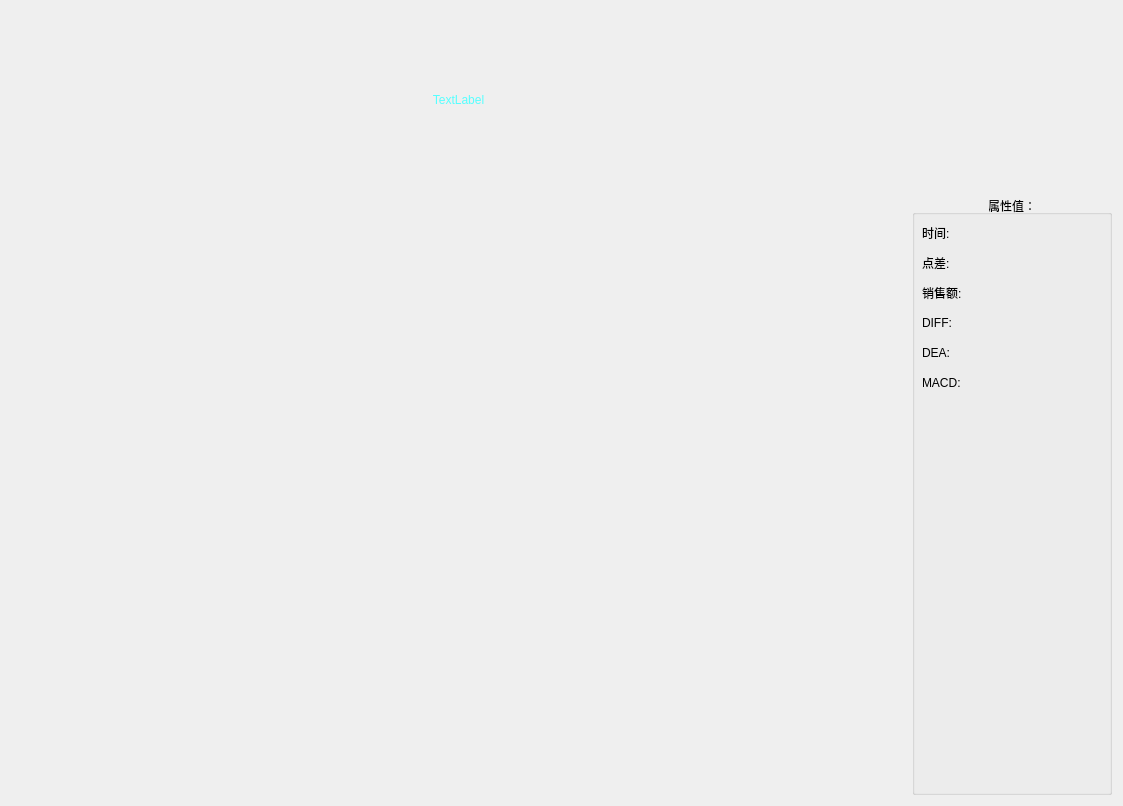
<?xml version="1.0" encoding="UTF-8"?>
<ui version="4.0">
 <class>ChartForm</class>
 <widget class="QWidget" name="ChartForm">
  <property name="geometry">
   <rect>
    <x>0</x>
    <y>0</y>
    <width>1123</width>
    <height>806</height>
   </rect>
  </property>
  <property name="minimumSize">
   <size>
    <width>100</width>
    <height>400</height>
   </size>
  </property>
  <property name="windowTitle">
   <string>Form</string>
  </property>
  <layout class="QGridLayout" name="gridLayout_2">
   <item row="2" column="0">
    <layout class="QGridLayout" name="gridLayout">
     <property name="topMargin">
      <number>0</number>
     </property>
     <property name="rightMargin">
      <number>5</number>
     </property>
     <property name="spacing">
      <number>10</number>
     </property>
    </layout>
   </item>
   <item row="2" column="2">
    <widget class="QGroupBox" name="groupBox">
     <property name="minimumSize">
      <size>
       <width>200</width>
       <height>600</height>
      </size>
     </property>
     <property name="maximumSize">
      <size>
       <width>100</width>
       <height>4000</height>
      </size>
     </property>
     <property name="mouseTracking">
      <bool>false</bool>
     </property>
     <property name="title">
      <string>属性值：</string>
     </property>
     <property name="alignment">
      <set>Qt::AlignCenter</set>
     </property>
     <property name="flat">
      <bool>true</bool>
     </property>
     <property name="checkable">
      <bool>false</bool>
     </property>
     <widget class="QLabel" name="TimeLabel">
      <property name="geometry">
       <rect>
        <x>10</x>
        <y>30</y>
        <width>180</width>
        <height>16</height>
       </rect>
      </property>
      <property name="minimumSize">
       <size>
        <width>180</width>
        <height>0</height>
       </size>
      </property>
      <property name="text">
       <string>时间:</string>
      </property>
     </widget>
     <widget class="QLabel" name="StrategyValue_Label">
      <property name="geometry">
       <rect>
        <x>10</x>
        <y>60</y>
        <width>180</width>
        <height>16</height>
       </rect>
      </property>
      <property name="minimumSize">
       <size>
        <width>180</width>
        <height>0</height>
       </size>
      </property>
      <property name="text">
       <string>点差:</string>
      </property>
     </widget>
     <widget class="QLabel" name="VotRunover_Label">
      <property name="geometry">
       <rect>
        <x>10</x>
        <y>90</y>
        <width>180</width>
        <height>16</height>
       </rect>
      </property>
      <property name="minimumSize">
       <size>
        <width>180</width>
        <height>0</height>
       </size>
      </property>
      <property name="text">
       <string>销售额:</string>
      </property>
     </widget>
     <widget class="QLabel" name="DIFF_Label">
      <property name="geometry">
       <rect>
        <x>10</x>
        <y>120</y>
        <width>180</width>
        <height>16</height>
       </rect>
      </property>
      <property name="minimumSize">
       <size>
        <width>180</width>
        <height>0</height>
       </size>
      </property>
      <property name="text">
       <string>DIFF:</string>
      </property>
     </widget>
     <widget class="QLabel" name="DEA_Label">
      <property name="geometry">
       <rect>
        <x>10</x>
        <y>150</y>
        <width>180</width>
        <height>16</height>
       </rect>
      </property>
      <property name="minimumSize">
       <size>
        <width>180</width>
        <height>0</height>
       </size>
      </property>
      <property name="text">
       <string>DEA:</string>
      </property>
     </widget>
     <widget class="QLabel" name="MACD_Label">
      <property name="geometry">
       <rect>
        <x>10</x>
        <y>180</y>
        <width>180</width>
        <height>16</height>
       </rect>
      </property>
      <property name="minimumSize">
       <size>
        <width>180</width>
        <height>0</height>
       </size>
      </property>
      <property name="text">
       <string>MACD:</string>
      </property>
     </widget>
    </widget>
   </item>
   <item row="0" column="0">
    <widget class="QLabel" name="Title_Label">
     <property name="styleSheet">
      <string notr="true">color: rgb(85, 255, 255);
font: 75 14pt &quot;微软雅黑&quot;;</string>
     </property>
     <property name="text">
      <string>TextLabel</string>
     </property>
     <property name="alignment">
      <set>Qt::AlignCenter</set>
     </property>
    </widget>
   </item>
  </layout>
 </widget>
 <resources/>
 <connections/>
</ui>
